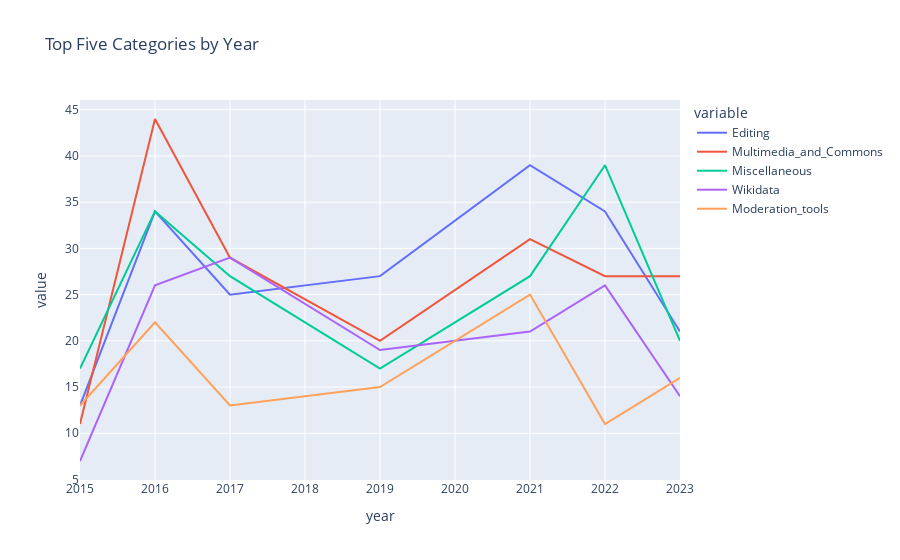

The cell this chart's notebook holds for it:
### Code cell
fig = px.line(top5_categories_by_year, 
              x='year', 
              y=['Editing', 'Multimedia_and_Commons', 'Miscellaneous', 'Wikidata', 'Moderation_tools'], 
              width=iplot_width, title='Top Five Categories by Year')

iplot(fig, config=iplot_config)

### Figure 1 — Plotly figure (JSON) as saved in the notebook; plotly's stock layout.template omitted (floating-point values rounded to 4 significant figures)
{"data": [{"hovertemplate": "variable=Editing<br>year=%{x}<br>value=%{y}<extra></extra>", "legendgroup": "Editing", "line": {"color": "#636efa", "dash": "solid"}, "marker": {"symbol": "circle"}, "mode": "lines", "name": "Editing", "orientation": "v", "showlegend": true, "type": "scatter", "x": [2015, 2016, 2017, 2019, 2021, 2022, 2023], "xaxis": "x", "y": [13, 34, 25, 27, 39, 34, 21], "yaxis": "y"}, {"hovertemplate": "variable=Multimedia_and_Commons<br>year=%{x}<br>value=%{y}<extra></extra>", "legendgroup": "Multimedia_and_Commons", "line": {"color": "#EF553B", "dash": "solid"}, "marker": {"symbol": "circle"}, "mode": "lines", "name": "Multimedia_and_Commons", "orientation": "v", "showlegend": true, "type": "scatter", "x": [2015, 2016, 2017, 2019, 2021, 2022, 2023], "xaxis": "x", "y": [11, 44, 29, 20, 31, 27, 27], "yaxis": "y"}, {"hovertemplate": "variable=Miscellaneous<br>year=%{x}<br>value=%{y}<extra></extra>", "legendgroup": "Miscellaneous", "line": {"color": "#00cc96", "dash": "solid"}, "marker": {"symbol": "circle"}, "mode": "lines", "name": "Miscellaneous", "orientation": "v", "showlegend": true, "type": "scatter", "x": [2015, 2016, 2017, 2019, 2021, 2022, 2023], "xaxis": "x", "y": [17, 34, 27, 17, 27, 39, 20], "yaxis": "y"}, {"hovertemplate": "variable=Wikidata<br>year=%{x}<br>value=%{y}<extra></extra>", "legendgroup": "Wikidata", "line": {"color": "#ab63fa", "dash": "solid"}, "marker": {"symbol": "circle"}, "mode": "lines", "name": "Wikidata", "orientation": "v", "showlegend": true, "type": "scatter", "x": [2015, 2016, 2017, 2019, 2021, 2022, 2023], "xaxis": "x", "y": [7, 26, 29, 19, 21, 26, 14], "yaxis": "y"}, {"hovertemplate": "variable=Moderation_tools<br>year=%{x}<br>value=%{y}<extra></extra>", "legendgroup": "Moderation_tools", "line": {"color": "#FFA15A", "dash": "solid"}, "marker": {"symbol": "circle"}, "mode": "lines", "name": "Moderation_tools", "orientation": "v", "showlegend": true, "type": "scatter", "x": [2015, 2016, 2017, 2019, 2021, 2022, 2023], "xaxis": "x", "y": [13, 22, 13, 15, 25, 11, 16], "yaxis": "y"}], "layout": {"autosize": true, "legend": {"title": {"text": "variable"}, "tracegroupgap": 0}, "title": {"text": "Top Five Categories by Year"}, "xaxis": {"anchor": "y", "autorange": true, "domain": [0, 1], "range": [2015, 2023], "title": {"text": "year"}, "type": "linear"}, "yaxis": {"anchor": "x", "autorange": true, "domain": [0, 1], "range": [4.944, 46.06], "title": {"text": "value"}, "type": "linear"}}}
